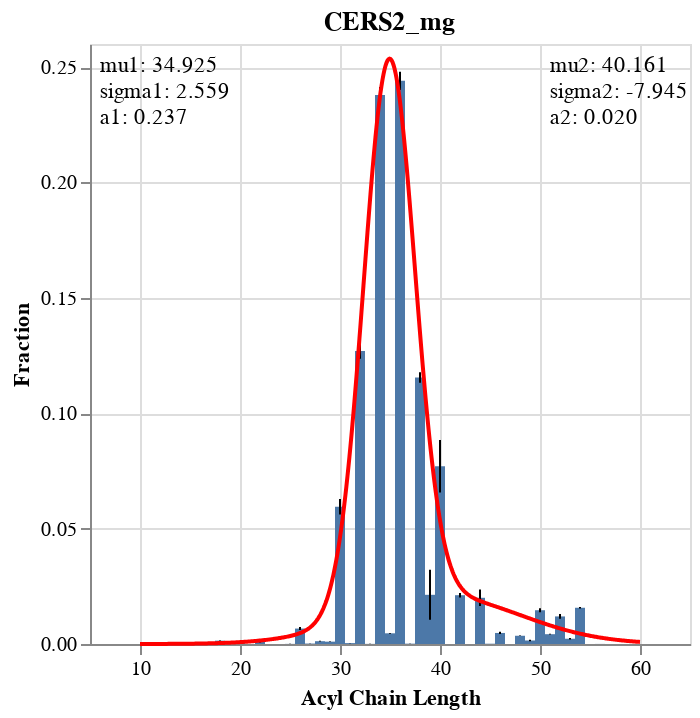

The code cell stored with this chart in its notebook:
### Code cell
from scipy.stats import gaussian_kde

protein = 'CERS2_mg'
print(protein)

source = ptnstd[ptnstd['protein'] == protein]
    
# create error bars
err = alt.Chart(source).mark_errorbar(extent='stdev').encode(
        x='Acyl Chain Length:Q',
        y='Fraction:Q',
)
    
# create histogram
bar = alt.Chart(source).mark_bar().encode(
        x='Acyl Chain Length:Q',
        y=alt.Y('mean(Fraction):Q').scale(domain=[0,.26]),
).properties(title=protein)

x = ptns[(ptns['Acyl Chain Length'] % 2 == 0)]['Acyl Chain Length']
y = ptns[protein].loc[x.index]

xx = np.linspace(10, 60, 500)

# expected vals
x1 = x[(x < )& (x >= 20)]
y1 = ptns[protein].loc[x1.index]
x2 = x[x >= 45]
y2 = ptns[protein].loc[x2.index]
    
n1 = sum(y1)
mean1 = sum(x1*y1)/n1                  
sigma1 = sum(y1*(x1-mean1)**2)/n1
a1 = max(y1)
    
n2 = sum(y2)                         
mean2 = sum(x2*y2)/n2                  
sigma2 = sum(y2*(x2-mean2)**2)/n2
a2=max(y2)

expected = [mean1, sigma1, a1, mean2, sigma2, a2]
    
popt,pcov = curve_fit(bimodal,x,y,p0=expected)
    
s = pd.DataFrame({'Acyl Chain Length':xx, 'y':bimodal(xx, *popt)})
    
gaus = alt.Chart(s).mark_line(color='red').encode(
        x='Acyl Chain Length:Q',
        y='y:Q'
    )
    
text1 = alt.Chart({'values':[{}]}).mark_text(
        align="left", baseline="top"
    ).encode(
        x=alt.value(5),  # pixels from left
        y=alt.value(5),  # pixels from top
        text=alt.value([f"mu1: {popt[0]:.3f}", f"sigma1: {popt[1]:.3f}", f"a1: {popt[2]:.3f}"])
    )
    
text2 = alt.Chart({'values':[{}]}).mark_text(
        align="left", baseline="top"
    ).encode(
        x=alt.value(230),  # pixels from left
        y=alt.value(5),  # pixels from top
        text=alt.value([f"mu2: {popt[3]:.3f}", f"sigma2: {popt[4]:.3f}", f"a2: {popt[5]:.3f}"])
    )
    
# append to chart list
chart = bar + err + gaus + text1 + text2
chart

### Figure 1 — Vega-Lite specification as saved in the notebook (floating-point values rounded to 4 significant figures; data arrays with more than 128 entries replaced by an {"elided": "..."} marker saying what was removed)
{"config": {"view": {"continuousWidth": 300, "continuousHeight": 300}}, "layer": [{"mark": {"type": "bar"}, "encoding": {"x": {"field": "Acyl Chain Length", "type": "quantitative"}, "y": {"aggregate": "mean", "field": "Fraction", "scale": {"domain": [0, 0.26]}, "type": "quantitative"}}, "title": "CERS2_mg"}, {"mark": {"type": "errorbar", "extent": "stdev"}, "encoding": {"x": {"field": "Acyl Chain Length", "type": "quantitative"}, "y": {"field": "Fraction", "type": "quantitative"}}}, {"data": {"name": "data-9ba2ff0dd3c3892f18a32fc6a86a416f"}, "mark": {"type": "line", "color": "red"}, "encoding": {"x": {"field": "Acyl Chain Length", "type": "quantitative"}, "y": {"field": "y", "type": "quantitative"}}}, {"data": {"name": "empty"}, "mark": {"type": "text", "align": "left", "baseline": "top"}, "encoding": {"text": {"value": ["mu1: 34.925", "sigma1: 2.559", "a1: 0.237"]}, "x": {"value": 5}, "y": {"value": 5}}}, {"data": {"name": "empty"}, "mark": {"type": "text", "align": "left", "baseline": "top"}, "encoding": {"text": {"value": ["mu2: 40.161", "sigma2: -7.945", "a2: 0.020"]}, "x": {"value": 230}, "y": {"value": 5}}}], "data": {"name": "data-0ae249bd0a88a3a1af5ce70e6a57c3fc"}, "$schema": "https://vega.github.io/schema/vega-lite/v5.16.3.json", "datasets": {"data-0ae249bd0a88a3a1af5ce70e6a57c3fc": {"elided": "172 records"}, "data-9ba2ff0dd3c3892f18a32fc6a86a416f": {"elided": "500 records"}, "empty": [{}]}}
